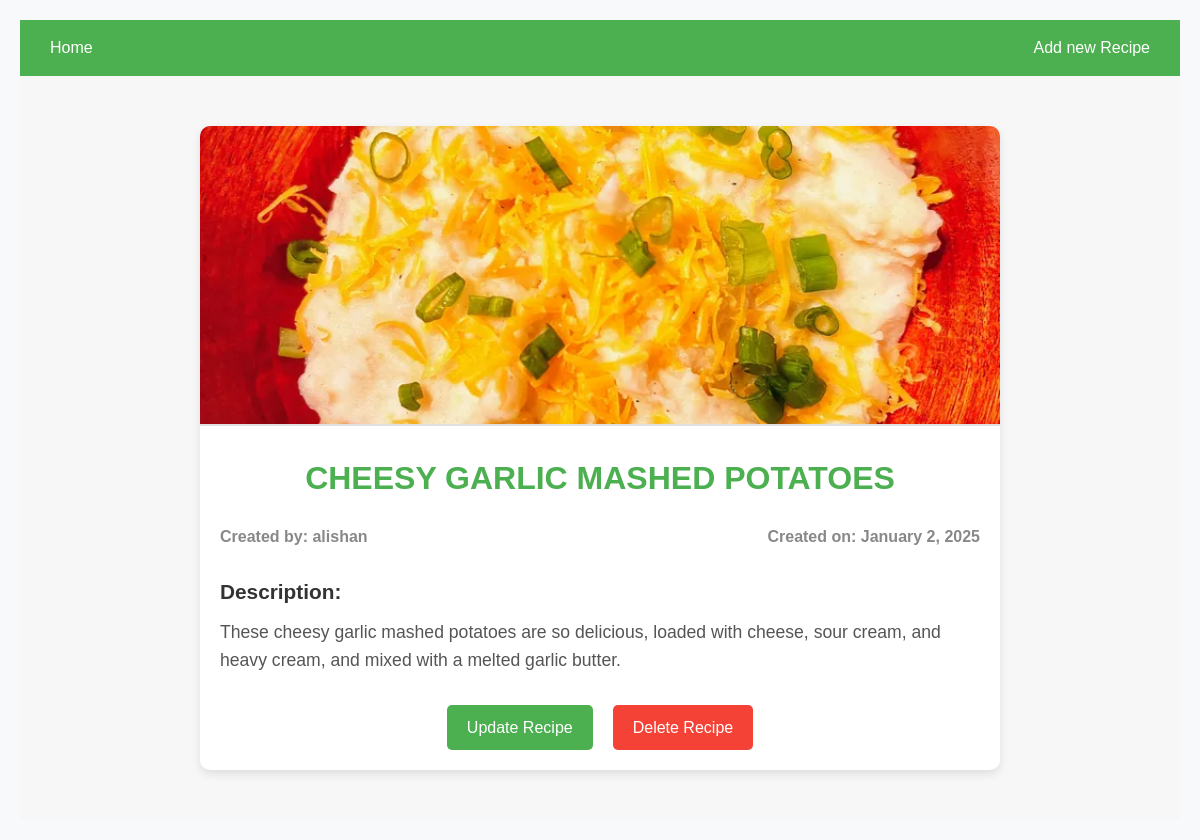
The app's page /details/cheesy-garlic-mashed-potatoes (signed in) with its own data.
### reciepe_app/models.py (models this page shows, shortened)
class Recipe(models.Model):
    user = models.ForeignKey(User,on_delete=models.CASCADE,null=True , blank=True,related_name='recipe_user')
    slug = models.SlugField(blank=True,null=True,unique=True)
    recipe_disc = models.TextField(blank=True,null=True)
    recipe_img = models.ImageField(upload_to='Recipe_pictures/',null=True,blank=True)
    recipe_name = models.CharField(max_length=40,unique=True)
    recipe_created_at = models.DateTimeField(auto_now=True)
    recipe_view_count = models.IntegerField(default=1)
    class Meta:
        ordering = ['-recipe_created_at']
        verbose_name = 'Recipe'

### reciepe_app/views.py (the view)
# urls.py: path('details/<slug:slug>', detailsView , name='details')
def detailsView(request , slug):
    slg = slug
    recipes = Recipe.objects.filter(slug = slug)
    return render(request , 'details.html', {'recipes': recipes,'slg':slg})

### reciepe_app/templates/details.html (shortened to what this page needs)
<!DOCTYPE html>
<html lang="en">
<head>
    {% load static %}
    <link rel="stylesheet" href="{% static 'css/style.css' %}">
    <link href="https://cdnjs.cloudflare.com/ajax/libs/font-awesome/6.0.0/css/all.min.css" rel="stylesheet">
    <link href="https://cdnjs.cloudflare.com/ajax/libs/aos/2.3.4/aos.css" rel="stylesheet">
</head>
<body>
    <nav class="navbar">
        <a href="{% url "main" %}" class="nav-link">Home</a>
        {% if request.user.is_authenticated %}
        <a href="{% url "addRecipe" %}" class="nav-link">Add new Recipe</a>
        {% else %}
        <a href="{% url "login_page" %}" class="nav-link">Login</a>
        {% endif %}
    </nav>
    <section class="recipe-details-section">
        <div class="container">
            <div class="recipe-card">
                <div class="recipe-card-image">
            {% for recipe in recipes %}
                    <img src="{{ recipe.recipe_img.url }}" alt="{{ recipe.reciepe_name }}" class="img-fluid">
                </div>
                <div class="recipe-card-content">
                    <h1 class="recipe-title">{{ recipe.recipe_name|upper }}</h1>
                    <div class="recipe-meta">
                        <p class="recipe-user">Created by: <span>{{ recipe.user }}</span></p>
                        <p class="recipe-time">Created on: <span>{{ recipe.recipe_created_at|date:"F j, Y" }}</span></p>
                    </div>
                    <div class="recipe-description">
                        <h2>Description:</h2>
                        <p>{{ recipe.recipe_disc }}</p>
                    </div>
                    <div class="action-buttons">
                        {% if recipe.user == request.user %}
                            <a href="{% url 'update_recipe' slg %}" class="btn btn-update">Update Recipe</a>
                            <a href="{% url "delete" slg %} " class="btn btn-delete">Delete Recipe</a>
                        {% endif %}
            {% endfor %}
                    </div>
                </div>
            </div>
        </div>
    </section>
</body>
</html>

### reciepe_app/static/css/style.css (style rules this page uses)
* { margin: 0; padding: 0; box-sizing: border-box; font-family: 'Arial', sans-serif; }
body { background-color: #f8f9fa; color: #333; line-height: 1.6; padding: 20px; }
.recipe-card { background: var(--white); border-radius: var(--border-radius); overflow: hidden; box-shadow: var(--shadow); transition: var(--transition); position: relative; }
.recipe-title { font-size: 1.5rem; font-weight: 600; margin-bottom: 0.5rem; color: var(--dark-color); }
.recipe-description { color: #666; margin-bottom: 1rem; line-height: 1.6; }
.recipe-meta { display: flex; justify-content: space-between; align-items: center; margin-bottom: 1rem; font-size: 0.9rem; color: #888; }
.btn { padding: 0.75rem 1.5rem; border: none; border-radius: 8px; font-weight: 500; text-decoration: none; display: inline-flex; align-items: center; gap: 0.5rem; transition: var(--transition); cursor: pointer; position: relative; overflow: hidden; }
.btn::before { content: ''; position: absolute; top: 0; left: -100%; width: 100%; height: 100%; background: linear-gradient(90deg, transparent, rgba(255, 255, 255, 0.2), transparent); transition: var(--transition); }
.btn { display: inline-block; padding: 5px 10px; font-size: 0.9rem; color: #fff; text-align: center; text-decoration: none; border-radius: 5px; transition: background-color 0.3s ease; }

### reciepe_app/templates/details.html (style rules this page uses)
.navbar { background-color: #4CAF50; padding: 15px 20px; display: flex; justify-content: space-between; align-items: center; }
.navbar a { color: white; font-size: 16px; margin: 0 10px; text-decoration:none; }
.recipe-details-section { padding: 50px 20px; background-color: #f7f7f7; }
.container { max-width: 1200px; margin: 0 auto; }
.recipe-card { background-color: white; border-radius: 10px; box-shadow: 0 4px 10px rgba(0, 0, 0, 0.1); overflow: hidden; max-width: 800px; margin: 0 auto; transition: transform 0.3s ease; }
.recipe-card-image img { width: 100%; height: 300px; object-fit: cover; border-bottom: 2px solid #e0e0e0; }
.recipe-card-content { padding: 20px; }
.recipe-title { font-size: 2rem; color: #4CAF50; margin-bottom: 15px; text-align: center; }
.recipe-meta { text-align: center; margin-bottom: 20px; }
.recipe-meta p { font-size: 1rem; margin: 5px 0; }
.recipe-meta .recipe-user, .recipe-meta .recipe-time { font-weight: bold; }
.recipe-description h2 { font-size: 1.3rem; color: #333; margin-bottom: 10px; }
.recipe-description p { font-size: 1.1rem; line-height: 1.6; color: #555; }
.action-buttons { display: flex; justify-content: center; gap: 20px; margin-top: 30px; }
.action-buttons .btn { padding: 10px 20px; border-radius: 5px; font-size: 1rem; text-decoration: none; color: white; cursor: pointer; transition: background-color 0.3s ease; }
.action-buttons .btn-update { background-color: #4CAF50; }
.action-buttons .btn-delete { background-color: #f44336; }

### records on screen
Recipe: recipe_img (picture), recipe_name "CHEESY GARLIC MASHED POTATOES", user "alishan", recipe_created_at "January 2, 2025", recipe_disc "These cheesy garlic mashed potatoes are so delicious, loaded with cheese, sour cream, and heavy cream, and mixed with a melted garlic butter.", shows "Update Recipe"
